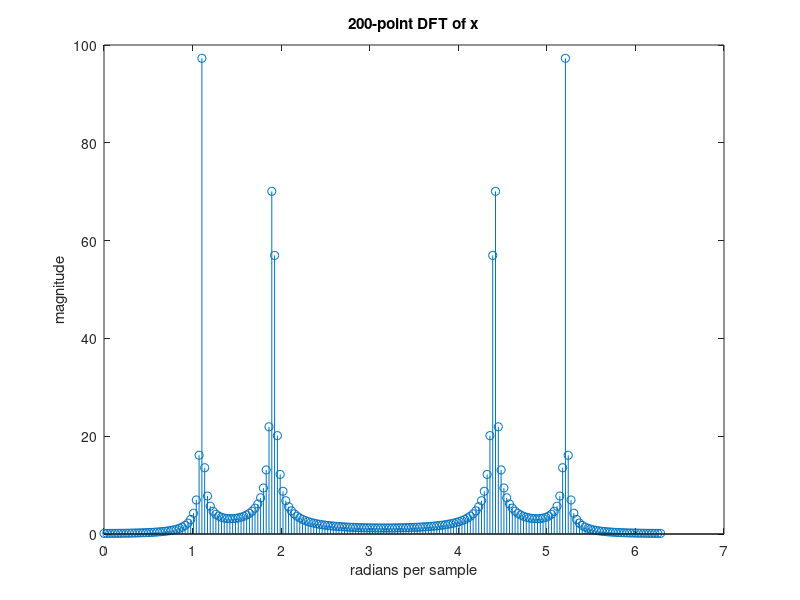
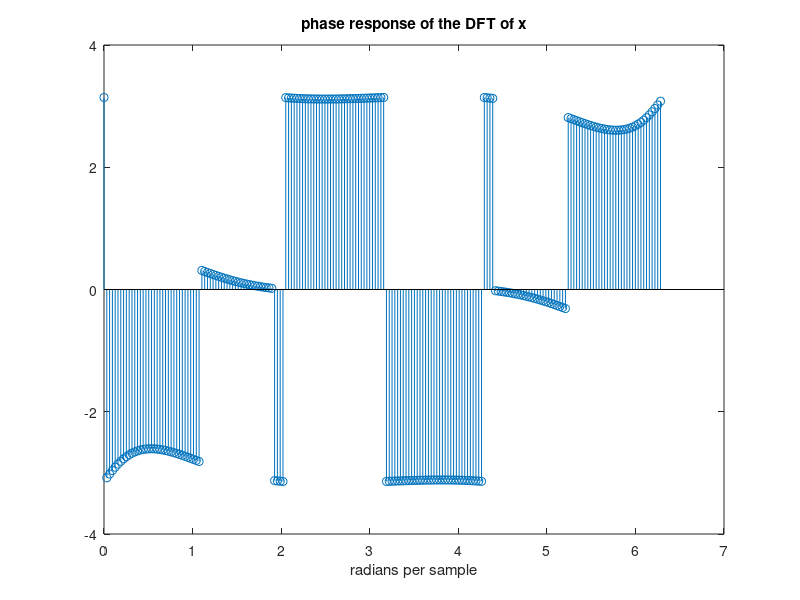
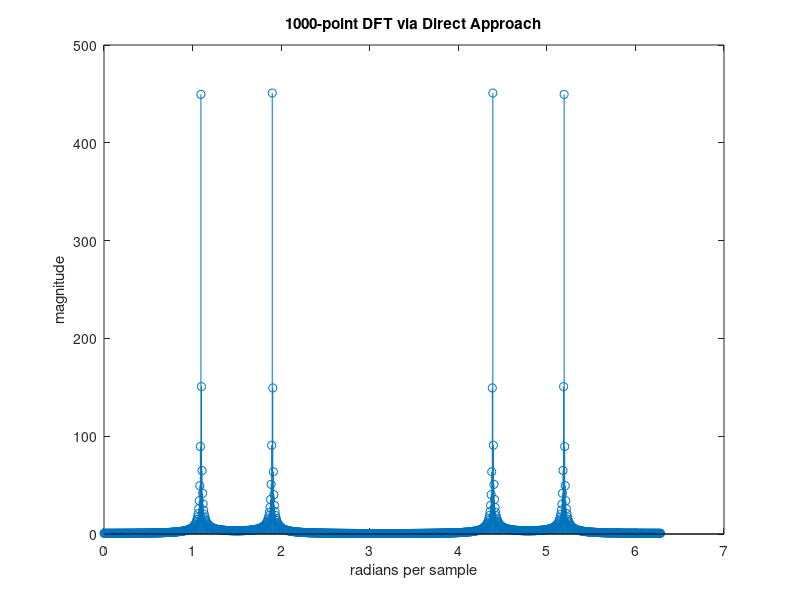
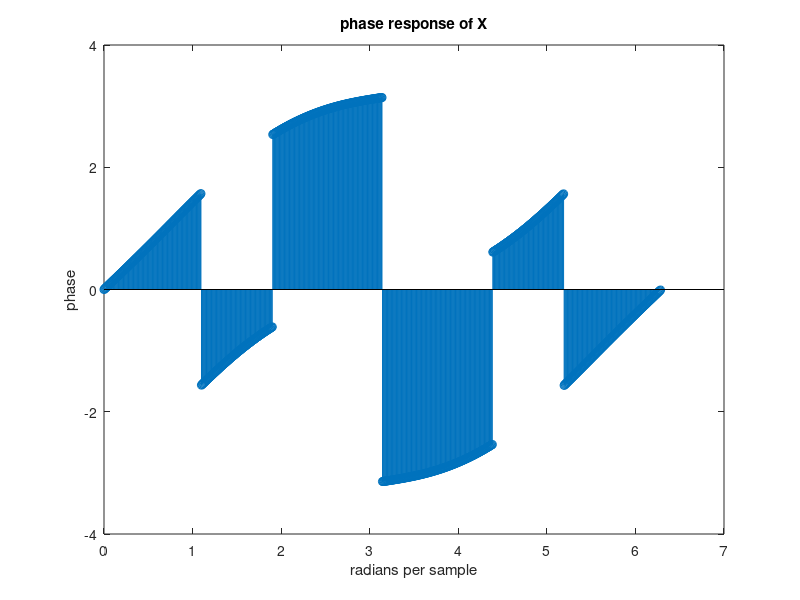

Write MATLAB code to recreate these figures, in order.
%% First Part of the Prog Exer
N = 200;
n = 0:N-1; 

x = cos((1394/4000)*pi*n + pi/4) + sin((2418/4000)*pi*n + pi/18);

fft_x = abs(fft(x,N)); 
deg = linspace(0,2*pi,N);  

phase = angle(fft(x,N)); 

figure 
stem(deg,fft_x)
title('200-point DFT of x')
xlabel('radians per sample') 
ylabel('magnitude')

figure
stem(deg,phase)
title('phase response of the DFT of x')
xlabel('radians per sample')

%% Direct Approach 
rootsOfUnity = [zeros(1000,1000)]; 

tic()
for a = 0:999 
    for b = 0:999
        rootsOfUnity(a+1,b+1) = exp(-1i*2*pi*(a*b)/1000); 
    end 
end   


n = 0:999; 
x = (cos((1394/4000)*pi*n + pi/4) + sin((2418/4000)*pi*n + pi/18))';

X = abs(rootsOfUnity*x);  
phase = angle(rootsOfUnity*x);
toc()  

deg = linspace(0,2*pi,1000);  

figure 
stem(deg,X) 
title('1000-point DFT via Direct Approach') 
xlabel('radians per sample') 
ylabel('magnitude') 

figure 
stem(deg,phase)
title('phase response of X')
xlabel('radians per sample')
ylabel('phase')









